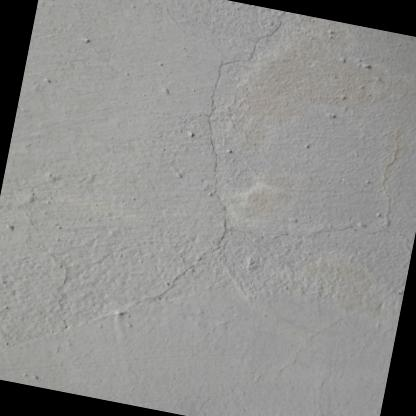
#> input picture ai-service/dataset/merged/images/train/ds0_1695.rf.7fefbf12ae55f481893bb8dc5a6fe240.jpg, 416 x 416 px
$ python -i calibrator.py   (imports and definitions only)
#> lines starting #> are read from the running program, lines starting #| are printed output that depends on the picture; after the words box and inside, x2 and y2 are one past the last pixel; in counts of white or black regions, pixels touching at a corner belong together
"""
QAZGOST AI - Scale Calibration Service V2

Determine pixel-to-meter ratio using multiple detection methods:
  1. ArUco marker detection (OpenCV ArUco module)
  2. A4 sheet detection (210×297mm)
  3. Credit card detection (85.6×54mm)
  4. EXIF focal length extraction
  5. Known object sizes (person, door, brick)
  6. Manual user input (fallback)

Priority: ArUco > A4 > Credit card > EXIF > Known objects > User input
"""

import math
from typing import List, Optional, Tuple, Dict, Any
from loguru import logger
import numpy as np

try:
    import cv2
    CV2_AVAILABLE = True
except ImportError:
    CV2_AVAILABLE = False

try:
    from PIL import Image as PILImage
    from PIL.ExifTags import TAGS
    PIL_AVAILABLE = True
except ImportError:
    PIL_AVAILABLE = False


class ScaleCalibrator:
    """
    Multi-method scale calibration for construction photos.

    Returns scale_factor (meters per pixel) and confidence level.
    """

    # ── Known reference sizes ────────────────────────────────────────────────

    # ArUco marker — user prints at known size
    ARUCO_DEFAULT_SIZE_M = 0.15  # 15cm marker side

    # Standard document/card sizes
    A4_WIDTH_M = 0.210
    A4_HEIGHT_M = 0.297

    CREDIT_CARD_WIDTH_M = 0.0856
    CREDIT_CARD_HEIGHT_M = 0.0540

    # Known object typical sizes (used as fallback)
    REFERENCE_SIZES = {
        "measuring_tape": {"size": 1.0, "dimension": "height", "confidence": 0.90},
        "person":         {"size": 1.75, "dimension": "height", "confidence": 0.70},
        "door":           {"size": 2.0,  "dimension": "height", "confidence": 0.75},
        "brick":          {"size": 0.25, "dimension": "width",  "confidence": 0.80},
        "concrete_block": {"size": 0.40, "dimension": "width",  "confidence": 0.80},
        "car":            {"size": 4.50, "dimension": "width",  "confidence": 0.50},
        "excavator_bucket":{"size": 1.20,"dimension": "width",  "confidence": 0.60},
        "A4 paper":       {"size": 0.297,"dimension": "height", "confidence": 0.85},
        "credit card":    {"size": 0.0856,"dimension":"width",  "confidence": 0.85},
    }

    # Typical sensor sizes for EXIF-based estimation (mm)
    SENSOR_SIZES = {
        "1/3.06": (4.25, 3.19),   # iPhone 14 main
        "1/2.55": (5.64, 4.23),   # Samsung S23 main
        "1/2.3":  (6.17, 4.55),   # Smartphone (common)
        "1/1.76": (7.82, 5.87),   # Xiaomi 14 Ultra
        "1/1.7":  (7.60, 5.70),   # Compact
        "1/1.56": (8.60, 6.45),   # Huawei P60 Pro
        "1/1.3":  (9.80, 7.30),   # Samsung S24 Ultra
        "1":      (13.2, 8.80),   # Premium compact / Sony RX100
        "M4/3":   (17.3, 13.0),   # Micro four thirds
        "APS-C":  (23.5, 15.6),   # DSLR crop
        "FF":     (36.0, 24.0),   # Full frame
    }

    # Typical photo distances by construction context (meters)
    TYPICAL_DISTANCES = {
        "close":  1.5,   # Close-up detail (cracks, joints)
        "medium": 3.0,   # Standard room-scale photo
        "wide":   6.0,   # Building exterior, foundations
    }

    def __init__(self):
        self._aruco_dict = None
        self._aruco_params = None
        if CV2_AVAILABLE:
            try:
                self._aruco_dict = cv2.aruco.getPredefinedDictionary(cv2.aruco.DICT_4X4_250)
                self._aruco_params = cv2.aruco.DetectorParameters()
            except Exception:
                logger.warning("[Calibrator] ArUco module not available in OpenCV build")

    # ═══════════════════════════════════════════════════════════════════════════
    # 1. ArUco Marker Detection
    # ═══════════════════════════════════════════════════════════════════════════

    # [64 lines left out: function detect_aruco, not called in this run]

    # ═══════════════════════════════════════════════════════════════════════════
    # 2. A4 Sheet Detection
    # ═══════════════════════════════════════════════════════════════════════════

    def detect_a4_sheet(self, image: np.ndarray) -> Optional[Dict[str, Any]]:
        """
        Detect A4 paper sheet in image for scale reference.

        Uses contour detection to find rectangular objects with A4 aspect ratio.
        """
        if not CV2_AVAILABLE:
            return None

        try:
            gray = cv2.cvtColor(image, cv2.COLOR_RGB2GRAY)
            h, w = gray.shape
#> h = 416; w = 416

            # Adaptive threshold for paper detection
            blurred = cv2.GaussianBlur(gray, (5, 5), 0)
            thresh = cv2.adaptiveThreshold(
                blurred, 255, cv2.ADAPTIVE_THRESH_GAUSSIAN_C,
                cv2.THRESH_BINARY, 11, 2
            )
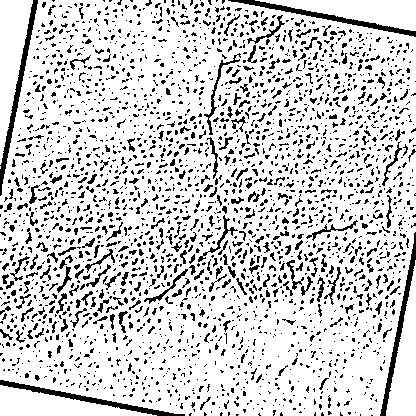
#> thresh: shape (416, 416); 82.3% white; black in thin lines or dots

            # Find contours
            contours, _ = cv2.findContours(
                thresh, cv2.RETR_EXTERNAL, cv2.CHAIN_APPROX_SIMPLE
            )
#> contours = 6 contours, 1 with area under 20; largest, box (x1, y1, x2, y2) and area: (0, 0, 416, 416) 157810, (0, 0, 33, 165) 2637, (255, 0, 416, 31) 2414, (0, 385, 157, 416) 2317, (386, 260, 416, 416) 2272

            a4_ratio = self.A4_HEIGHT_M / self.A4_WIDTH_M  # ~1.414
            best_match = None
            best_score = 0

            for contour in contours:
                area = cv2.contourArea(contour)
                if area < (w * h * 0.005):  # Too small
                    continue
                if area > (w * h * 0.5):    # Too large
                    continue

                # Approximate polygon
                peri = cv2.arcLength(contour, True)
                approx = cv2.approxPolyDP(contour, 0.02 * peri, True)

                # Must be quadrilateral
                if len(approx) != 4:
                    continue

                # Check aspect ratio matches A4
                rect = cv2.minAreaRect(contour)
                rect_w, rect_h = rect[1]
                if rect_w == 0 or rect_h == 0:
                    continue

                ratio = max(rect_w, rect_h) / min(rect_w, rect_h)
                ratio_match = 1.0 - abs(ratio - a4_ratio) / a4_ratio

                if ratio_match > 0.85 and ratio_match > best_score:
                    best_score = ratio_match
                    long_side_px = max(rect_w, rect_h)
                    short_side_px = min(rect_w, rect_h)

                    # Scale from longer side
                    scale_from_long = self.A4_HEIGHT_M / long_side_px
                    scale_from_short = self.A4_WIDTH_M / short_side_px
                    scale_factor = (scale_from_long + scale_from_short) / 2

                    best_match = {
                        "scale_factor": float(scale_factor),
                        "confidence": 0.80 * ratio_match,
                        "method": "a4_sheet",
                        "detected_ratio": round(ratio, 3),
                    }
#> this loop made 6 passes
#> (area, peri, approx) on passes 1, 2, 4, 6: (2317, 357.7, [[0, 385], [0, 415], [156, 415]]), (2272.5, 355.2, [[415, 260], [386, 415], [415, 415]]), (2414, 365.7, [[255, 0], [415, 30], [415, 0]]), (2637, 378.2, [[32, 0], [0, 0], [0, 164]])
#> area on pass 5: 157810
#> after the loop, best_score = 0

            if best_match:
                logger.info(
                    f"[Calibrator] A4 sheet detected: scale={best_match['scale_factor']:.6f} m/px"
                )
            return best_match

        except Exception as exc:
            logger.warning(f"[Calibrator] A4 detection failed: {exc}")
            return None

    # ═══════════════════════════════════════════════════════════════════════════
    # 3. Credit Card Detection
    # ═══════════════════════════════════════════════════════════════════════════

    # [350 lines left out: functions detect_credit_card, extract_scale_from_exif, calibrate_from_detections, estimate_scale_from_typical, calibrate, not called in this run]

    # ═══════════════════════════════════════════════════════════════════════════
    # Utility: convert measurements
    # ═══════════════════════════════════════════════════════════════════════════

    @staticmethod
    def convert_to_meters(value_px: float, scale_factor: float) -> float:
        return value_px * scale_factor

    @staticmethod
    def convert_area_to_m2(area_px: float, scale_factor: float) -> float:
        return area_px * scale_factor * scale_factor

    # [6 lines left out: function validate_scale, not called in this run]

>>> import cv2
>>> picture = cv2.cvtColor(cv2.imread('../../dataset/merged/images/train/ds0_1695.rf.7fefbf12ae55f481893bb8dc5a6fe240.jpg'), cv2.COLOR_BGR2RGB)
>>> result = ScaleCalibrator().detect_a4_sheet(picture)

$ run again, on ai-service/dataset/merged/images/train/ds0_1733.rf.80998be8442d126657bb25587310ac6e.jpg
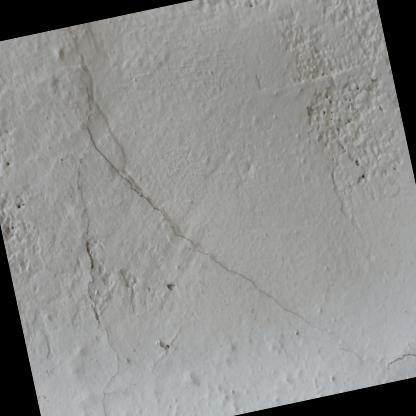
#> input picture ai-service/dataset/merged/images/train/ds0_1733.rf.80998be8442d126657bb25587310ac6e.jpg, 416 x 416 px
#> in detect_a4_sheet, `thresh = cv2.adaptiveThreshold( blurred, 255, cv2.ADAPTIVE_THRESH_GAUS..`:
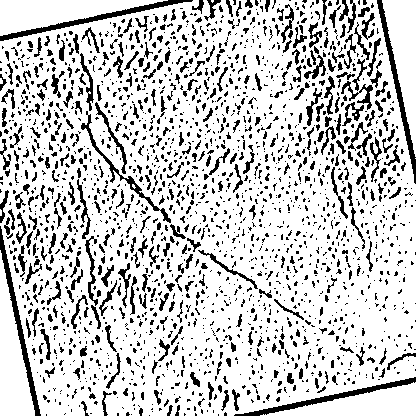
#> thresh: shape (416, 416); 80% white; 2067 black regions (1650 under 20 px)
#> contours = 9 contours, 4 with area under 20; largest, box (x1, y1, x2, y2) and area: (0, 0, 416, 416) 155603, (0, 0, 168, 36) 2892, (0, 250, 35, 416) 2818, (382, 0, 416, 157) 2578, (260, 382, 416, 416) 2482
#> the loop in detect_a4_sheet, `for contour in contours:` made 9 passes
#> (area, peri, approx) on passes 1, 2, 6, 9: (2481.5, 361.6, [[415, 382], [260, 415], [415, 415]]), (2817.5, 382, [[0, 250], [0, 415], [34, 415]]), (2577.5, 362, [[382, 0], [415, 156], [415, 0]]), (2892.5, 386.8, [[0, 35], [167, 0], [0, 0]])
#> after the loop in detect_a4_sheet, `for contour in contours:`: best_score = 0
